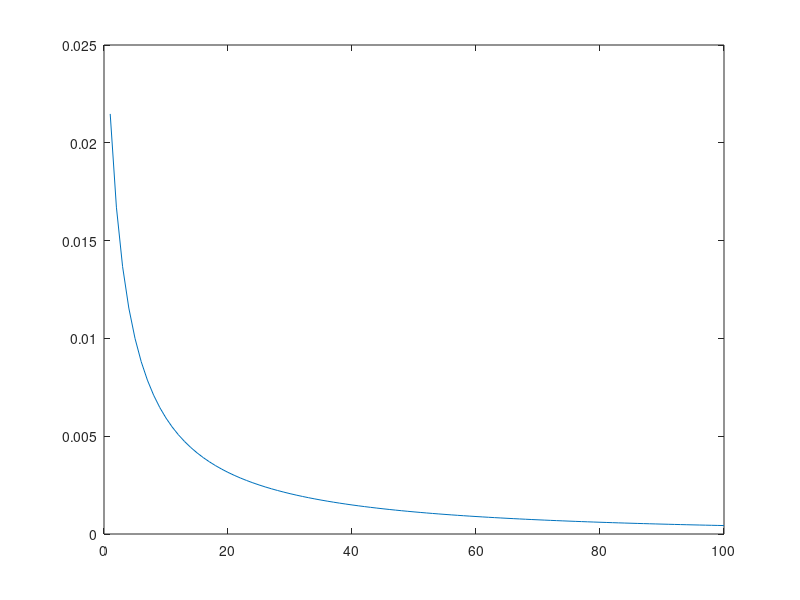

This chart was generated by the following MATLAB code:
clear all; close all; home;

%% 
% ######################
% ##### Parameters #####
% ######################

% v/b = Average use rate
%   The default setting (v=2, b=100) assumes that, 
%   on average, items are used 2 times within 100 time units.
v = 2;
b = 100;

% Suppose an item has been used n times within the past t time units
n = 1;

% time interval
t = 1;

%pt2
a = .4;
N = 1000;

T = 1:100;
% sampling
d = exprnd(a,1,N);

for i = 1:length(T)
    t = T(i);
    
    % calculate P(A|Ha)
    Mt = (1 - exp(-d.*t))./d; % exp(x) gives you e^x
    Elambda = (v+n)./(b+Mt);
    Decay = exp(-d.*t);

    P_A_HA(i) = sum(Elambda.*Decay)/N;
end

plot(T,P_A_HA);
